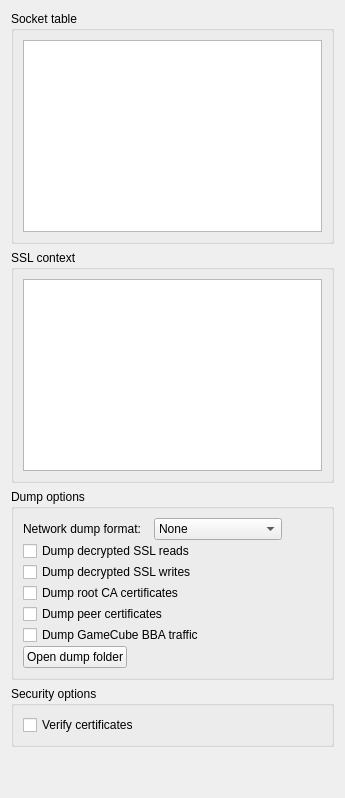
<?xml version="1.0" encoding="UTF-8"?>
<ui version="4.0">
 <class>NetworkWidget</class>
 <widget class="QWidget" name="NetworkWidget">
  <layout class="QVBoxLayout" name="mainLayout">
   <item>
    <widget class="QGroupBox" name="socketTableGroup">
     <property name="title">
      <string>Socket table</string>
     </property>
     <layout class="QGridLayout" name="socketTableLayout">
      <property name="spacing">
       <number>1</number>
      </property>
      <item row="0" column="0">
       <widget class="QTableWidget" name="socketTable">
        <property name="tabKeyNavigation">
         <bool>false</bool>
        </property>
        <property name="editTriggers">
         <set>QAbstractItemView::NoEditTriggers</set>
        </property>
        <property name="selectionMode">
         <enum>QAbstractItemView::NoSelection</enum>
        </property>
        <property name="wordWrap">
         <bool>false</bool>
        </property>
       </widget>
      </item>
     </layout>
    </widget>
   </item>
   <item>
    <widget class="QGroupBox" name="sslContextGroup">
     <property name="title">
      <string>SSL context</string>
     </property>
     <layout class="QGridLayout" name="sslContextLayout">
      <property name="spacing">
       <number>1</number>
      </property>
      <item row="0" column="0">
       <widget class="QTableWidget" name="sslTable">
        <property name="tabKeyNavigation">
         <bool>false</bool>
        </property>
        <property name="editTriggers">
         <set>QAbstractItemView::NoEditTriggers</set>
        </property>
        <property name="selectionMode">
         <enum>QAbstractItemView::NoSelection</enum>
        </property>
        <property name="wordWrap">
         <bool>false</bool>
        </property>
       </widget>
      </item>
     </layout>
    </widget>
   </item>
   <item>
    <widget class="QGroupBox" name="dumpOptionsGroup">
     <property name="title">
      <string>Dump options</string>
     </property>
     <layout class="QVBoxLayout" name="dumpOptionsLayout">
      <property name="spacing">
       <number>1</number>
      </property>
      <item>
       <layout class="QHBoxLayout" name="dumpFormatLayout">
        <item>
         <widget class="QLabel" name="dumpFormatLabel">
          <property name="text">
           <string>Network dump format:</string>
          </property>
          <property name="buddy">
           <cstring>dumpFormatCombo</cstring>
          </property>
         </widget>
        </item>
        <item>
         <spacer name="dumpFormatSpacer">
          <property name="orientation">
           <enum>Qt::Horizontal</enum>
          </property>
          <property name="sizeHint" stdset="0">
           <size>
            <width>12</width>
            <height>0</height>
           </size>
          </property>
         </spacer>
        </item>
        <item>
         <widget class="QComboBox" name="dumpFormatCombo">
          <property name="sizePolicy">
           <sizepolicy hsizetype="Fixed" vsizetype="Fixed">
            <horstretch>0</horstretch>
            <verstretch>0</verstretch>
           </sizepolicy>
          </property>
          <item>
           <property name="text">
            <string>None</string>
           </property>
          </item>
          <item>
           <property name="text">
            <string extracomment="PCAP is a file format">PCAP</string>
           </property>
          </item>
          <item>
           <property name="text">
            <string>Binary SSL</string>
           </property>
          </item>
          <item>
           <property name="text">
            <string>Binary SSL (read)</string>
           </property>
          </item>
          <item>
           <property name="text">
            <string>Binary SSL (write)</string>
           </property>
          </item>
         </widget>
        </item>
        <item>
         <spacer name="dumpFormatStretch">
          <property name="orientation">
           <enum>Qt::Horizontal</enum>
          </property>
          <property name="sizeHint" stdset="0">
           <size>
            <width>40</width>
            <height>20</height>
           </size>
          </property>
         </spacer>
        </item>
       </layout>
      </item>
      <item>
       <widget class="QCheckBox" name="dumpSslReadCheckBox">
        <property name="text">
         <string>Dump decrypted SSL reads</string>
        </property>
       </widget>
      </item>
      <item>
       <widget class="QCheckBox" name="dumpSslWriteCheckBox">
        <property name="text">
         <string>Dump decrypted SSL writes</string>
        </property>
       </widget>
      </item>
      <item>
       <widget class="QCheckBox" name="dumpRootCaCheckBox">
        <property name="text">
         <string extracomment="CA stands for certificate authority">Dump root CA certificates</string>
        </property>
       </widget>
      </item>
      <item>
       <widget class="QCheckBox" name="dumpPeerCertCheckBox">
        <property name="text">
         <string>Dump peer certificates</string>
        </property>
       </widget>
      </item>
      <item>
       <widget class="QCheckBox" name="dumpBbaCheckBox">
        <property name="text">
         <string>Dump GameCube BBA traffic</string>
        </property>
       </widget>
      </item>
      <item>
       <widget class="QPushButton" name="openDumpFolderButton">
        <property name="sizePolicy">
         <sizepolicy hsizetype="Fixed" vsizetype="Fixed">
          <horstretch>0</horstretch>
          <verstretch>0</verstretch>
         </sizepolicy>
        </property>
        <property name="text">
         <string>Open dump folder</string>
        </property>
       </widget>
      </item>
     </layout>
    </widget>
   </item>
   <item>
    <widget class="QGroupBox" name="securityOptionsGroup">
     <property name="title">
      <string>Security options</string>
     </property>
     <layout class="QVBoxLayout" name="securityOptionsLayout">
      <property name="spacing">
       <number>1</number>
      </property>
      <item>
       <widget class="QCheckBox" name="verifyCertificatesCheckBox">
        <property name="text">
         <string>Verify certificates</string>
        </property>
       </widget>
      </item>
     </layout>
    </widget>
   </item>
   <item>
    <spacer name="bottomSpacer">
     <property name="orientation">
      <enum>Qt::Vertical</enum>
     </property>
     <property name="sizeHint" stdset="0">
      <size>
       <width>20</width>
       <height>40</height>
      </size>
     </property>
    </spacer>
   </item>
  </layout>
 </widget>
 <resources/>
 <connections/>
</ui>
